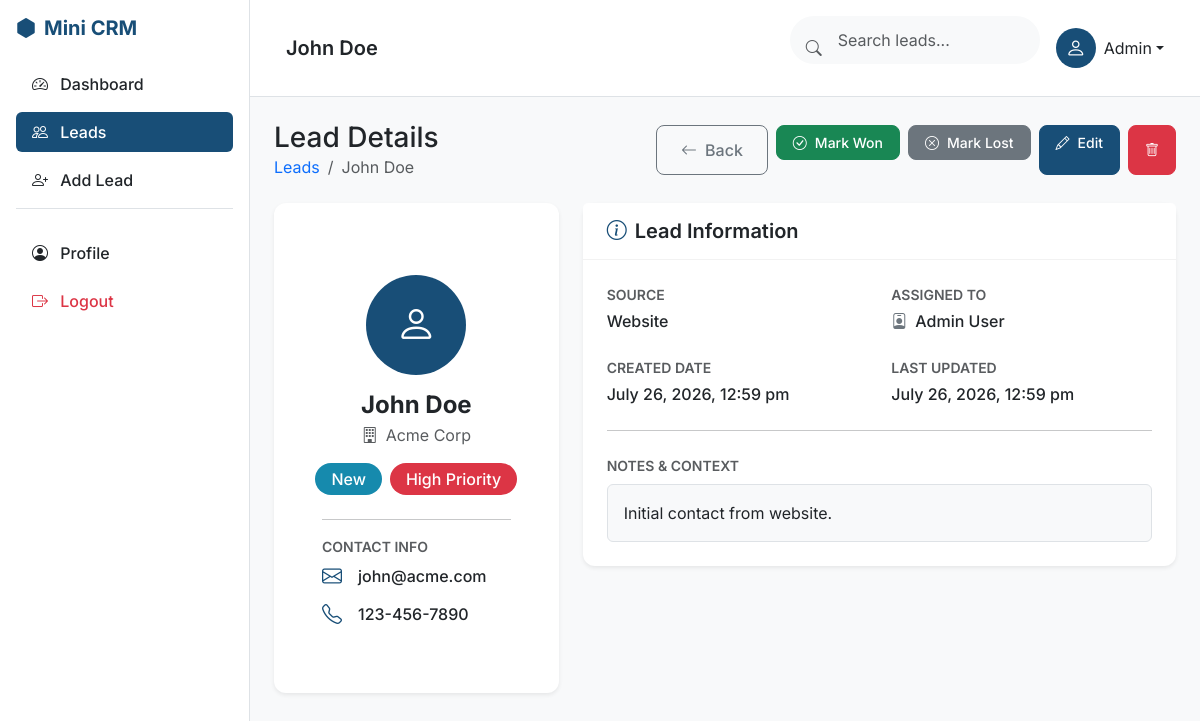
The app's page /leads/view.php?id=1 (signed in) with its own data.
### tables this page shows
CREATE TABLE IF NOT EXISTS `leads` (
  `id` int(11) NOT NULL AUTO_INCREMENT,
  `name` varchar(100) NOT NULL,
  `company` varchar(100) DEFAULT NULL,
  `email` varchar(100) DEFAULT NULL,
  `phone` varchar(20) DEFAULT NULL,
  `source` varchar(50) DEFAULT NULL,
  `status` enum('New','Contacted','Qualified','Proposal Sent','Won','Lost') DEFAULT 'New',
  `priority` enum('Low','Medium','High') DEFAULT 'Medium',
  `assigned_to` int(11) DEFAULT NULL,
  `notes` text DEFAULT NULL,
  `created_at` timestamp DEFAULT current_timestamp(),
  `updated_at` timestamp DEFAULT current_timestamp() ON UPDATE current_timestamp(),
  PRIMARY KEY (`id`),
  KEY `assigned_to` (`assigned_to`),
  CONSTRAINT `fk_assigned_user` FOREIGN KEY (`assigned_to`) REFERENCES `users` (`id`) ON DELETE SET NULL
);

CREATE TABLE IF NOT EXISTS `users` (
  `id` int(11) NOT NULL AUTO_INCREMENT,
  `name` varchar(100) NOT NULL,
  `email` varchar(100) NOT NULL,
  `password` varchar(255) NOT NULL,
  `created_at` timestamp DEFAULT current_timestamp(),
  PRIMARY KEY (`id`),
  UNIQUE KEY `email` (`email`)
);

### leads/view.php (the view, shortened to what this page needs)
<?php
require_once '../includes/db.php';
$id = $_GET['id'];
$stmt = $pdo->prepare("
    SELECT l.*, u.name as assigned_name
    FROM leads l
    LEFT JOIN users u ON l.assigned_to = u.id
    WHERE l.id = ?
");
$stmt->execute([$id]);
$lead = $stmt->fetch();
$pageTitle = htmlspecialchars($lead['name']);
include '../includes/header.php';
?>
<div class="d-flex justify-content-between align-items-center mb-4">
    <div>
        <h1 class="h3 mb-0 text-gray-800">Lead Details</h1>
        <nav aria-label="breadcrumb">
            <ol class="breadcrumb mb-0">
                <li class="breadcrumb-item"><a href="<?= BASE_URL ?>/leads/list.php" class="text-decoration-none">Leads</a></li>
                <li class="breadcrumb-item active" aria-current="page"><?= htmlspecialchars($lead['name']) ?></li>
            </ol>
        </nav>
    </div>
    <div class="d-flex gap-2">
        <a href="<?= BASE_URL ?>/leads/list.php" class="btn btn-outline-secondary">
            <i class="bi bi-arrow-left me-2"></i>Back
        </a>
        <?php if($lead['status'] !== 'Won'): ?>
        <form method="POST" class="d-inline">
            <button type="submit" class="btn btn-sm btn-success"><i class="bi bi-check-circle me-2"></i>Mark Won</button>
        </form>
        <?php endif; ?>
        <?php if($lead['status'] !== 'Lost'): ?>
        <form method="POST" class="d-inline">
            <button type="submit" class="btn btn-sm btn-secondary"><i class="bi bi-x-circle me-2"></i>Mark Lost</button>
        </form>
        <?php endif; ?>
        <a href="<?= BASE_URL ?>/leads/edit.php?id=<?= $lead['id'] ?>" class="btn btn-sm btn-primary">
            <i class="bi bi-pencil me-2"></i>Edit
        </a>
        <button type="button" class="btn btn-sm btn-danger" data-bs-toggle="modal" data-bs-target="#deleteModal" data-id="<?= $lead['id'] ?>" data-url="<?= BASE_URL ?>/leads/list.php">
            <i class="bi bi-trash"></i>
        </button>
    </div>
</div>
<div class="row g-4">
    <div class="col-lg-4">
        <div class="card shadow-sm mb-4">
            <div class="card-body text-center pt-5">
                <div class="bg-primary text-white rounded-circle d-inline-flex align-items-center justify-content-center mb-3" style="width: 100px; height: 100px;">
                    <i class="bi bi-person fs-1"></i>
                </div>
                <h3 class="h4 mb-1 fw-bold"><?= htmlspecialchars($lead['name']) ?></h3>
                <p class="text-muted mb-3"><i class="bi bi-building me-2"></i><?= htmlspecialchars($lead['company'] ?? 'No Company') ?></p>
                <div class="d-flex justify-content-center gap-2 mb-4">
                    <?php
                    $badgeClass = 'bg-secondary';
                    if($lead['status'] == 'New') $badgeClass = 'status-new';
                    ?>
                    <span class="badge <?= $badgeClass ?> px-3 py-2 fs-6"><?= $lead['status'] ?></span>
                    <?php
                    $pClass = 'bg-secondary';
                    if($lead['priority'] == 'High') $pClass = 'priority-high';
                    ?>
                    <span class="badge <?= $pClass ?> px-3 py-2 fs-6"><?= $lead['priority'] ?> Priority</span>
                </div>
                <hr>
                <div class="text-start">
                    <div class="mb-3">
                        <label class="text-muted small fw-semibold text-uppercase d-block mb-1">Contact Info</label>
                        <div class="d-flex align-items-center mb-2">
                            <i class="bi bi-envelope text-primary me-3 fs-5"></i>
                            <div>
                                <?php if($lead['email']): ?>
                                    <a href="mailto:<?= htmlspecialchars($lead['email']) ?>" class="text-decoration-none text-dark fw-medium"><?= htmlspecialchars($lead['email']) ?></a>
                                <?php else: ?>
                                    <span class="text-muted">Not provided</span>
                                <?php endif; ?>
                            </div>
                        </div>
                        <div class="d-flex align-items-center">
                            <i class="bi bi-telephone text-primary me-3 fs-5"></i>
                            <div>
                                <?php if($lead['phone']): ?>
                                    <a href="tel:<?= htmlspecialchars($lead['phone']) ?>" class="text-decoration-none text-dark fw-medium"><?= htmlspecialchars($lead['phone']) ?></a>
                                <?php else: ?>
                                    <span class="text-muted">Not provided</span>
                                <?php endif; ?>
                            </div>
                        </div>
                    </div>
                </div>
            </div>
        </div>
    </div>
    <div class="col-lg-8">
        <div class="card shadow-sm mb-4 p-0">
            <div class="card-header bg-white py-3">
                <h5 class="mb-0 fw-semibold"><i class="bi bi-info-circle me-2 text-primary"></i>Lead Information</h5>
            </div>
            <div class="card-body">
                <div class="row mb-4">
                    <div class="col-sm-6 mb-3 mb-sm-0">
                        <label class="text-muted small fw-semibold text-uppercase d-block mb-1">Source</label>
                        <p class="mb-0 fw-medium"><?= htmlspecialchars($lead['source'] ?? 'Unknown') ?></p>
                    </div>
                    <div class="col-sm-6">
                        <label class="text-muted small fw-semibold text-uppercase d-block mb-1">Assigned To</label>
                        <p class="mb-0 fw-medium d-flex align-items-center">
                            <i class="bi bi-person-badge me-2 text-secondary"></i>
                            <?= htmlspecialchars($lead['assigned_name'] ?? 'Unassigned') ?>
                        </p>
                    </div>
                </div>
                <div class="row mb-4">
                    <div class="col-sm-6 mb-3 mb-sm-0">
                        <label class="text-muted small fw-semibold text-uppercase d-block mb-1">Created Date</label>
                        <p class="mb-0 fw-medium"><?= date('F j, Y, g:i a', strtotime($lead['created_at'])) ?></p>
                    </div>
                    <div class="col-sm-6">
                        <label class="text-muted small fw-semibold text-uppercase d-block mb-1">Last Updated</label>
                        <p class="mb-0 fw-medium"><?= date('F j, Y, g:i a', strtotime($lead['updated_at'])) ?></p>
                    </div>
                </div>
                <hr class="my-4">
                <div>
                    <label class="text-muted small fw-semibold text-uppercase d-block mb-2">Notes & Context</label>
                    <?php if(!empty($lead['notes'])): ?>
                        <div class="bg-light p-3 rounded border">
                            <p class="mb-0" style="white-space: pre-wrap;"><?= htmlspecialchars($lead['notes']) ?></p>
                        </div>
                    <?php endif; ?>
                </div>
            </div>
        </div>
    </div>
</div>
<?php include '../includes/footer.php'; ?>

### includes/navbar.php (shortened to what this page needs)
<nav class="navbar navbar-expand-lg navbar-light bg-white border-bottom px-4 py-3 sticky-top">
    <div class="container-fluid">
        <h4 class="m-0 fw-semibold d-none d-md-block"><?= isset($pageTitle) ? $pageTitle : 'Dashboard' ?></h4>
        <div class="ms-auto d-flex align-items-center gap-3">
            <form class="d-none d-lg-flex position-relative">
                <i class="bi bi-search position-absolute top-50 start-0 translate-middle-y ms-3 text-muted"></i>
                <input type="search" class="form-control rounded-pill ps-5 bg-light border-0" placeholder="Search leads..." style="width: 250px;">
            </form>
            <div class="dropdown">
                <a href="#" class="d-flex align-items-center text-decoration-none dropdown-toggle text-dark" id="dropdownUser1" data-bs-toggle="dropdown" aria-expanded="false">
                    <div class="bg-primary text-white rounded-circle d-flex align-items-center justify-content-center me-2" style="width: 40px; height: 40px;">
                        <i class="bi bi-person fs-5"></i>
                    </div>
                    <span class="d-none d-md-inline">Admin</span>
                </a>
            </div>
        </div>
    </div>
</nav>

### assets/css/style.css (style rules this page uses)
:root { --primary-100: #184E77; --primary-200: #1E6091; --primary-300: #1A759F; --primary-400: #168AAD; --accent-100: #34A0A4; --accent-200: #52B69A; --accent-300: #76C893; --highlight-100: #99D98C; --highlight-200: #B5E48C; --highlight-300: #D9ED92; --bg-body: #F8F9FA; --card-bg: #FFFFFF; --text-main: #212529; }
body { font-family: 'Inter', system-ui, -apple-system, BlinkMacSystemFont, "Segoe UI", Roboto, sans-serif; background-color: var(--bg-body); color: var(--text-main); line-height: 1.5; letter-spacing: normal; font-size: 16px; }
h1 { font-size: 36px; font-weight: 700; }
h3 { font-size: 24px; font-weight: 600; }
h4 { font-size: 20px; font-weight: 500; }
.bg-primary { background-color: var(--primary-100) !important; }
.text-primary { color: var(--primary-100) !important; }
.btn-primary { background-color: var(--primary-100); border-color: var(--primary-100); }
.card { border: none; border-radius: 12px; box-shadow: 0 4px 12px rgba(0,0,0,0.05); background-color: var(--card-bg); transition: transform 0.2s ease, box-shadow 0.2s ease; padding: 24px; }
.card.p-0 { padding: 0; }
.card-header { background-color: transparent; border-bottom: 1px solid rgba(0,0,0,0.05); padding: 16px 24px; }
.card-body { padding: 24px; }
.form-control, .form-select, .input-group-text { border-radius: 8px; padding: 12px 16px; border: 1px solid #dee2e6; }
.form-control, .form-select { margin-bottom: 16px; }
.btn { padding: 12px 24px; border-radius: 8px; font-weight: 500; }
.btn-sm { padding: 6px 16px; }
label { font-weight: 500; margin-bottom: 8px; font-size: 14px; }
.badge { padding: 6px 12px; border-radius: 20px; font-weight: 500; font-size: 12px; }
.priority-high { background-color: #dc3545; color: white; }
.status-new { background-color: var(--primary-400); color: white; }

### records on screen
leads: name "John Doe", company "Acme Corp", status "New", priority "High", email "john@acme.com", phone "123-456-7890", source "Website", assigned_to.name "Admin User", created_at "July 26, 2026, 12:59 pm", updated_at "July 26, 2026, 12:59 pm", notes "Initial contact from website."
